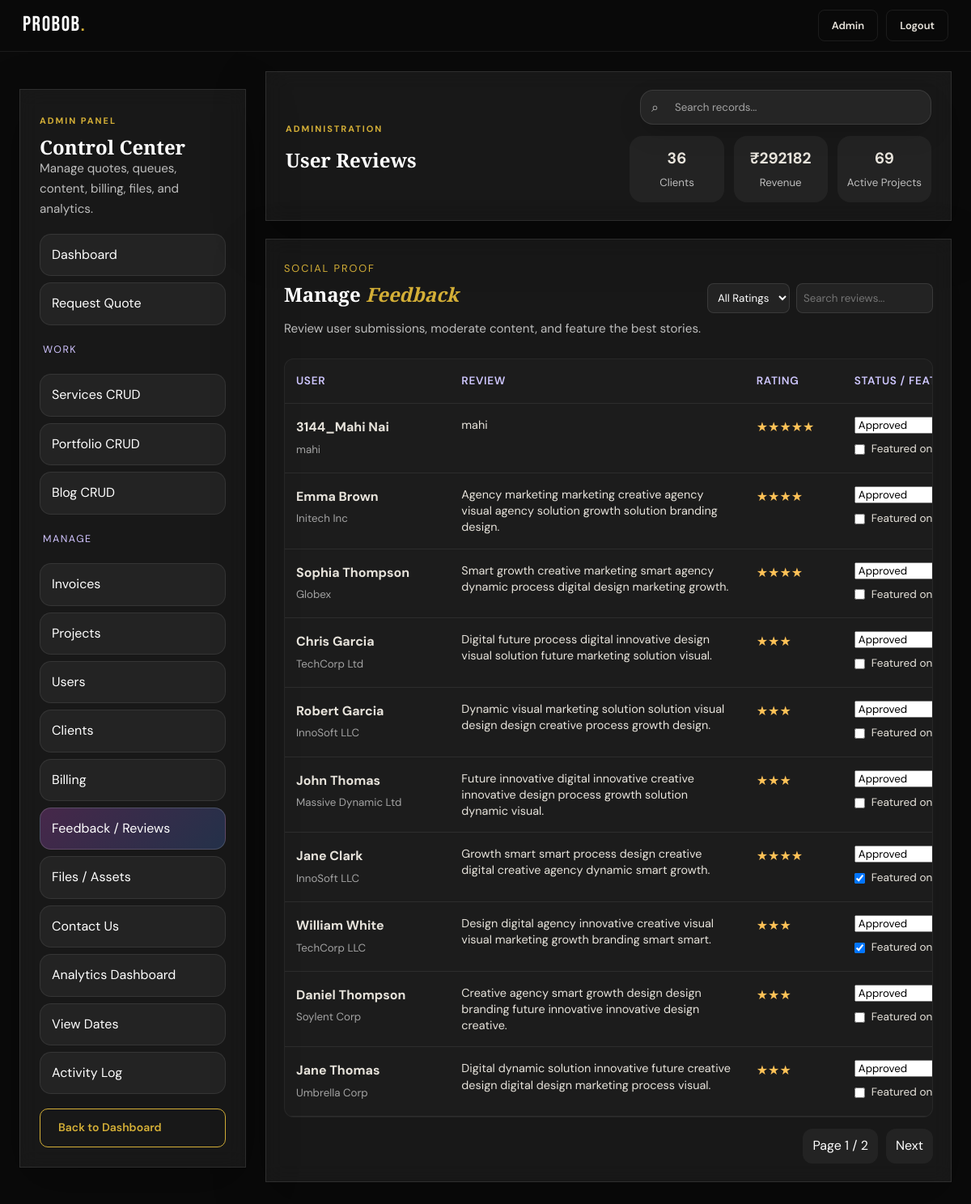
The app's page /admin/manage/feedback (signed in) with its own data.
### tables this page shows
CREATE TABLE testimonials (
            id INTEGER PRIMARY KEY AUTOINCREMENT,
            client_name TEXT NOT NULL,
            company TEXT,
            message TEXT NOT NULL,
            rating INTEGER DEFAULT 5,
            created_at TEXT DEFAULT CURRENT_TIMESTAMP
        , user_id INTEGER, status TEXT DEFAULT 'approved', is_featured INTEGER DEFAULT 0);

### app.py (the view)
@app.route('/admin/manage/feedback')
@admin_required
def admin_feedback_page():
    page = int(request.args.get('page', 1) or 1)
    search = request.args.get('search', '').strip()
    rating_filter = request.args.get('rating', '')
    query = "SELECT * FROM testimonials WHERE 1=1"
    params = []
    if rating_filter:
        query += " AND rating = ?"
        params.append(rating_filter)
    query += " ORDER BY id DESC"
    feedbacks = admin_paginate(
        query,
        page=page,
        per_page=10,
        search=search, search_cols=['client_name', 'company', 'message'],
        params=params
    )
    return render_template('admin_feedback.html', feedbacks=feedbacks, **admin_common_context('feedback'))

### app.py (called while the page is built)
def get_db():
    db = getattr(g, '_database', None)
    if db is None:
        db = g._database = sqlite3.connect(DATABASE)
        db.row_factory = sqlite3.Row
    return db

@app.teardown_appcontext
def close_connection(exception):
    db = getattr(g, '_database', None)
    if db is not None:
        db.close()

def admin_required(f):
    @wraps(f)
    def decorated(*args, **kwargs):
        user = get_current_user()
        if not user:
            flash('Please log in to access this page.', 'warning')
            return redirect(url_for('login', next=request.path))
        if user['role'] != 'admin':
            flash('Admin access only.', 'error')
            return redirect(url_for('dashboard'))
        return f(*args, **kwargs)
    return decorated

def get_current_user():
    if 'user_id' not in session:
        return None
    return get_db().execute('SELECT * FROM users WHERE id=?', (session['user_id'],)).fetchone()

def get_user_notifications(limit=5, only_unread=False):
    user = get_current_user()
    if not user:
        return []
    query = 'SELECT * FROM notifications WHERE user_id=?'
    params = [user['id']]
    if only_unread:
        query += ' AND is_read=0'
    query += ' ORDER BY id DESC LIMIT ?'
    params.append(limit)
    return get_db().execute(query, tuple(params)).fetchall()

def unread_notification_count():
    user = get_current_user()
    if not user:
        return 0
    return get_db().execute('SELECT COUNT(*) FROM notifications WHERE user_id=? AND is_read=0', (user['id'],)).fetchone()[0]

@app.context_processor
def inject_user():
    user = get_current_user()
    play_login_sound = bool(session.pop('play_login_sound', False))
    return {
        'current_user': user,
        'notif_preview': get_user_notifications(limit=5) if user else [],
        'notif_unread_count': unread_notification_count() if user else 0,
        'play_login_sound': play_login_sound,
        'now_iso': now_iso
    }

def admin_common_context(section='dashboard'):
    return {'admin_section': section, 'admin_stats': admin_overview_stats()}

### templates/admin_feedback.html (shortened to what this page needs)
{% extends 'admin_base.html' %}
{% block admin_heading %}User Reviews{% endblock %}
{% block admin_body %}
<div class="glass-card admin-section">
    <div style="display: flex; justify-content: space-between; align-items: center; margin-bottom: 24px;">
        <div>
            <span class="panel-kicker">Social Proof</span>
            <h2>Manage <em>Feedback</em></h2>
            <p class="admin-subtext">Review user submissions, moderate content, and feature the best stories.</p>
        </div>
        <div style="display: flex; gap: 12px;">
            <form method="GET" action="{{ url_for('admin_feedback_page') }}" style="display: flex; gap: 8px;">
                <select name="rating" onchange="this.form.submit()" style="padding: 8px; border-radius: 8px; background: rgba(255,255,255,0.05); color: white; border: 1px solid rgba(255,255,255,0.1);">
                    <option value="">All Ratings</option>
                </select>
                <input type="text" name="search" value="{{ request.args.get('search', '') }}" placeholder="Search reviews..." style="padding: 8px; border-radius: 8px; background: rgba(255,255,255,0.05); color: white; border: 1px solid rgba(255,255,255,0.1);">
            </form>
        </div>
    </div>
    <div class="table-wrap">
        <table class="admin-table">
            <thead>
                <tr>
                    <th>User</th>
                    <th>Review</th>
                    <th>Rating</th>
                    <th>Status / Feature</th>
                </tr>
            </thead>
            <tbody>
                {% for item in feedbacks['items'] %}
                <tr>
                    <td>
                        <strong>{{ item.client_name }}</strong><br>
                        <small style="color: rgba(255,255,255,0.6);">{{ item.company or 'No Company' }}</small>
                    </td>
                    <td style="max-width: 300px;">
                        <p style="font-size: 0.9rem; margin: 0; white-space: normal; line-height: 1.4;">{{ item.message }}</p>
                    </td>
                    <td>
                        <div style="color: #ffc257;">
                            {% for i in range(item.rating) %}★{% endfor %}
                        </div>
                    </td>
                    <td>
                        <form method="POST" action="{{ url_for('admin_update_feedback', feedback_id=item.id, page=feedbacks['page'], search=request.args.get('search', '')) }}" id="form-{{ item.id }}">
                            <select name="status" onchange="this.form.submit()" style="margin-bottom: 8px; display: block; width: 100%;">
                                <option value="approved" {% if item.status == 'approved' %}selected{% endif %}>Approved</option>
                            </select>
                            <label style="display: flex; align-items: center; gap: 8px; cursor: pointer; font-size: 0.85rem;">
                                <input type="checkbox" name="is_featured" {% if item.is_featured %}checked{% endif %} onchange="this.form.submit()">
                                Featured on Home
                            </label>
                        </form>
                    </td>
                </tr>
                {% else %}
                <tr>
                    <td colspan="5" class="admin-search-empty">No reviews found.</td>
                </tr>
                {% endfor %}
            </tbody>
        </table>
    </div>
    <div class="pagination">
        <span>Page {{ feedbacks['page'] }} / {{ feedbacks['pages'] }}</span>
        {% if feedbacks['has_next'] %}
        <a href="{{ url_for('admin_feedback_page', page=feedbacks['next_page'], search=request.args.get('search', ''), rating=request.args.get('rating', '')) }}">Next</a>
        {% endif %}
    </div>
</div>
{% endblock %}

### static/css/style.css (style rules this page uses)
*, *::before, *::after { box-sizing: border-box; margin: 0; padding: 0; }
:root { --bg: #0a0a0a; --bg-2: #111111; --bg-3: #181818; --bg-4: #222222; --border: rgba(255,255,255,0.08); --border-gold: rgba(212,175,55,0.25); --gold: #d4af37; --gold-light: #f0d060; --gold-dim: rgba(212,175,55,0.15); --white: #ffffff; --text: #e8e4dc; --text-2: #9e9a93; --text-3: #5c5852; --red: #e05555; --radius: 12px; --radius-lg: 20px; --shadow: 0 8px 32px rgba(0,0,0,0.5); --shadow-gold: 0 0 40px rgba(212,175,55,0.12); --font-display: 'Bebas Neue', sans-serif; --font-serif: 'Playfair Display', Georgia, serif; --font-body: 'DM Sans', system-ui, sans-serif; --nav-h: 64px; --ticker-h: 36px; }
html { scroll-behavior: smooth; }
body { background: var(--bg); color: var(--text); font-family: var(--font-body); font-size: 16px; line-height: 1.65; -webkit-font-smoothing: antialiased; overflow-x: hidden; }
a { color: inherit; text-decoration: none; }
input, textarea, select { font-family: inherit; }
h1,h2,h3,h4,h5 { font-family: var(--font-serif); font-weight: 700; line-height: 1.15; color: var(--white); }
em { font-style: italic; color: var(--gold); }
.glass-card { background:rgba(255,255,255,.06);backdrop-filter:blur(12px);border:1px solid rgba(255,255,255,.1);box-shadow:0 20px 60px rgba(0,0,0,.28); }
.panel-kicker { display:inline-block;font-size:.8rem;letter-spacing:.15em;text-transform:uppercase;color:#d4af37;margin-bottom:8px; }

### templates/admin_base.html (style rules this page uses)
.admin-subtext { color:rgba(255,255,255,.72);font-size:.95rem }
.admin-section { padding:22px;overflow-x:auto }
.admin-section h2 { margin-bottom:16px }
.table-wrap { overflow-x:auto; -webkit-overflow-scrolling: touch; border-radius: 12px; border: 1px solid rgba(255,255,255,0.05); background: rgba(255,255,255,0.02); }
.admin-table { width:100%;border-collapse:collapse;min-width:1000px; }
.admin-table th,.admin-table td { padding:16px 14px;border-bottom:1px solid rgba(255,255,255,.08);vertical-align:top;text-align:left; overflow: hidden; text-overflow: ellipsis; }
.admin-table th { font-size:.85rem;color:#cfc7ff; font-weight: 600; text-transform: uppercase; letter-spacing: 0.05em; }
.inline-form select option, .crud-form select option, select option { color: #000 !important; background-color: #fff !important; }
.pagination { display:flex;gap:10px;justify-content:flex-end;align-items:center;margin-top:14px }
.pagination a,.pagination span { padding:8px 12px;border-radius:12px;background:rgba(255,255,255,.05);text-decoration:none;color:#fff }

### records on screen
testimonials: client_name "3144_Mahi Nai", company "mahi", message "mahi", status "Approved"
testimonials: client_name "Emma Brown", company "Initech Inc", message "Agency marketing marketing creative agency visual agency solution growth solution branding design.", status "Approved"
testimonials: client_name "Sophia Thompson", company "Globex", message "Smart growth creative marketing smart agency dynamic process digital design marketing growth.", status "Approved"
testimonials: client_name "Chris Garcia", company "TechCorp Ltd", message "Digital future process digital innovative design visual solution future marketing solution visual.", status "Approved"
testimonials: client_name "Robert Garcia", company "InnoSoft LLC", message "Dynamic visual marketing solution solution visual design design creative process growth design.", status "Approved"
testimonials: client_name "John Thomas", company "Massive Dynamic Ltd", message "Future innovative digital innovative creative innovative design process growth solution dynamic visual.", status "Approved"
testimonials: client_name "Jane Clark", company "InnoSoft LLC", message "Growth smart smart process design creative digital creative agency dynamic smart growth.", status "Approved", is_featured "☑"
testimonials: client_name "William White", company "TechCorp LLC", message "Design digital agency innovative creative visual visual marketing growth branding smart smart.", status "Approved", is_featured "☑"
testimonials: client_name "Daniel Thompson", company "Soylent Corp", message "Creative agency smart growth design design branding future innovative innovative design creative.", status "Approved"
testimonials: client_name "Jane Thomas", company "Umbrella Corp", message "Digital dynamic solution innovative future creative design digital design marketing process visual.", status "Approved"

### other values on screen
{{ admin_stats.clients }} "36"
{{ admin_stats.revenue }} "292182"
{{ admin_stats.active_projects }} "69"
{{ feedbacks['page'] }} "1"
{{ feedbacks['pages'] }} "2"
